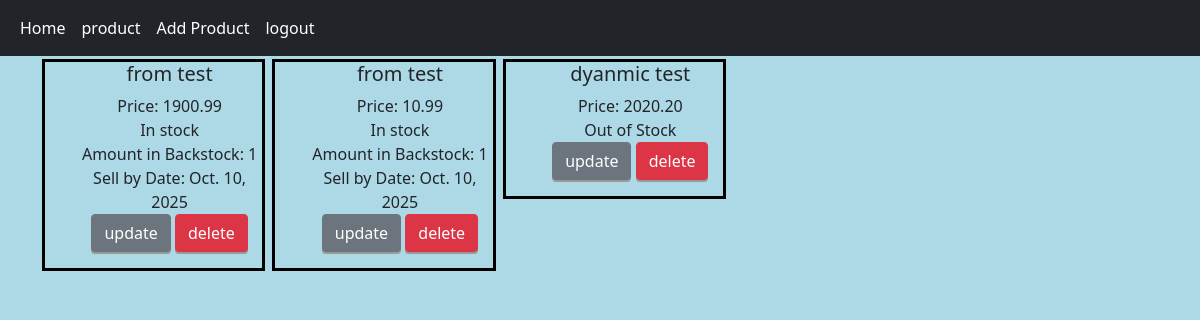
The app's page /product/ (signed in), older data.
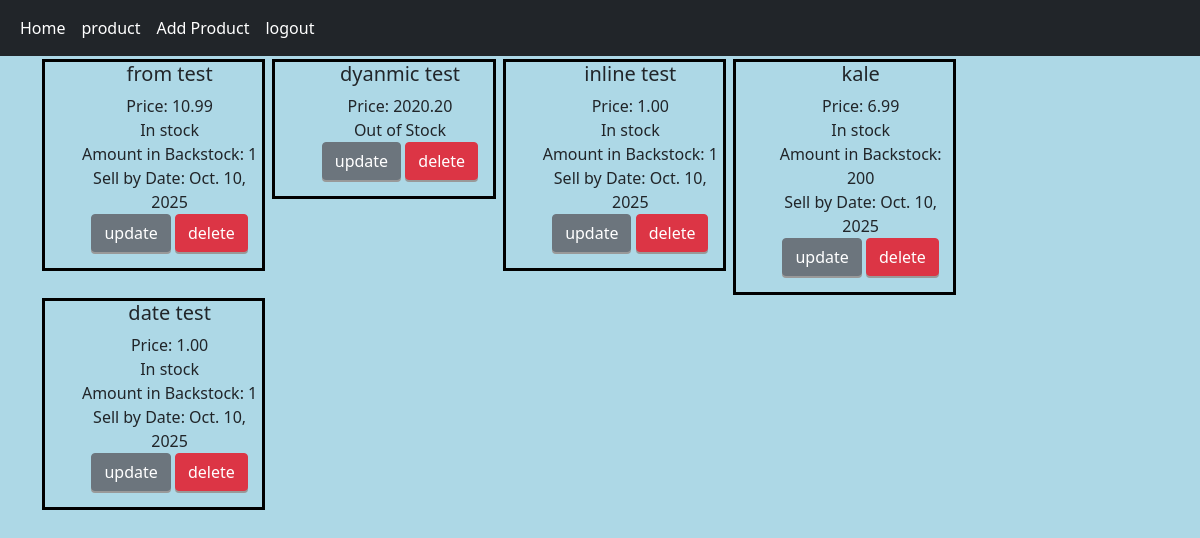
The same page, newer data.
### products/models.py (models this page shows)
class Product (models.Model):
    title = models.CharField(max_length=120)
    price = models.DecimalField(decimal_places=2,max_digits=10)
    quantity= models.IntegerField(default=0)
    available = models.BooleanField(default=True)
    date = models.DateField(auto_now=False,auto_now_add=False, default= datetime.date.today)

### products/views.py (the view)
# urls.py: path('', product_list_view, name='product-list'),
@login_required()
def product_list_view(request):
    queryset=Product.objects.all()
    context={
      "product_list":queryset,
    }
    return render(request,"product/product_detail.html",context)

### products/templates/product/product_detail.html
{%extends "base.html"%}
{%block content%}
<div class="container">
{%for product in product_list%}
    <div class="products">
        <ul>
            <h5>{{product.title}}</h5>
            <li>Price: {{product.price}}</li>
            {% if product.available %}
            <li>In stock</li>
            <li> Amount in Backstock: {{product.quantity}}</li>
            <li>Sell by Date: {{product.date}}</li>
            {%else%}
            <li>Out of Stock</li>
            {% endif %}
            <a type="button" class="btn btn-secondary"href='/product/{{product.id}}/update'> update </a>
            <a type="button" class="btn btn-danger" href='/product/{{product.id}}/delete'> delete </a>
        </ul>
    </div>
{%endfor%}
</div>
{%endblock%}

### templates/base.html (shortened to what this page needs)
{% load static %}
{% load static %}
<!DOCTYPE html>
<html lang="en">
<head>
        <link href="https://cdn.jsdelivr.net/npm/bootstrap@5.0.0-beta1/dist/css/bootstrap.min.css" rel="stylesheet">
    {% load static %}
    <link rel="stylesheet" type="text/css" href="{% static 'css/style.css' %}">
</head>
<body>
    {% include 'navbar.html'%}
    {% block content%}
    {%endblock%}
</body>
</html>

### templates/navbar.html
<nav class="navbar navbar-expand-lg navbar-dark bg-dark">
    <div class="container-fluid">
      <div class="collapse navbar-collapse" id="navbarNav">
        <ul class="navbar-nav">
          <li class="nav-item">
            <a class="nav-link active" aria-current="page" href="/">Home</a>
          </li>
          <li class="nav-item">
            <a class="nav-link active" href="/product">product</a>
          </li>
          <li class="nav-item">
            <a class="nav-link active" href="/product/form">Add Product</a>
          </li>
          {% if user.is_authenticated %}
          <li class="nav-item">
            <a class="nav-link active " href="{% url 'logout' %}" tabindex="-1" aria-disabled="true">logout</a>
          </li>
          {% else %}
          <li class="nav-item">
            <a class="nav-link active " href="{% url 'login' %}" tabindex="-1" aria-disabled="true">login</a>
          </li>
          {% endif %}
        </ul>
      </div>
    </div>
  </nav>

### static/css/style.css (style rules this page uses)
body { background-color: lightblue; }
a { color: inherit; text-decoration: none; }
ul { list-style-type: none; }
.container { width: 100%; }
.btn { box-shadow: 0 2px #999; }
.products { display: inline-block; vertical-align: top; text-align: center; width: 20%; border:3px solid black; margin-right:3px; margin-top: 3px; }

Row changes from the older to the newer data that the page shows:
removed Product: title "from test", price "1900.99", quantity "1", date "Oct. 10, 2025"
added Product: title "inline test", price "1.00", quantity "1", date "Oct. 10, 2025"
added Product: title "kale", price "6.99", quantity "200", date "Oct. 10, 2025"
added Product: title "date test", price "1.00", quantity "1", date "Oct. 10, 2025"
